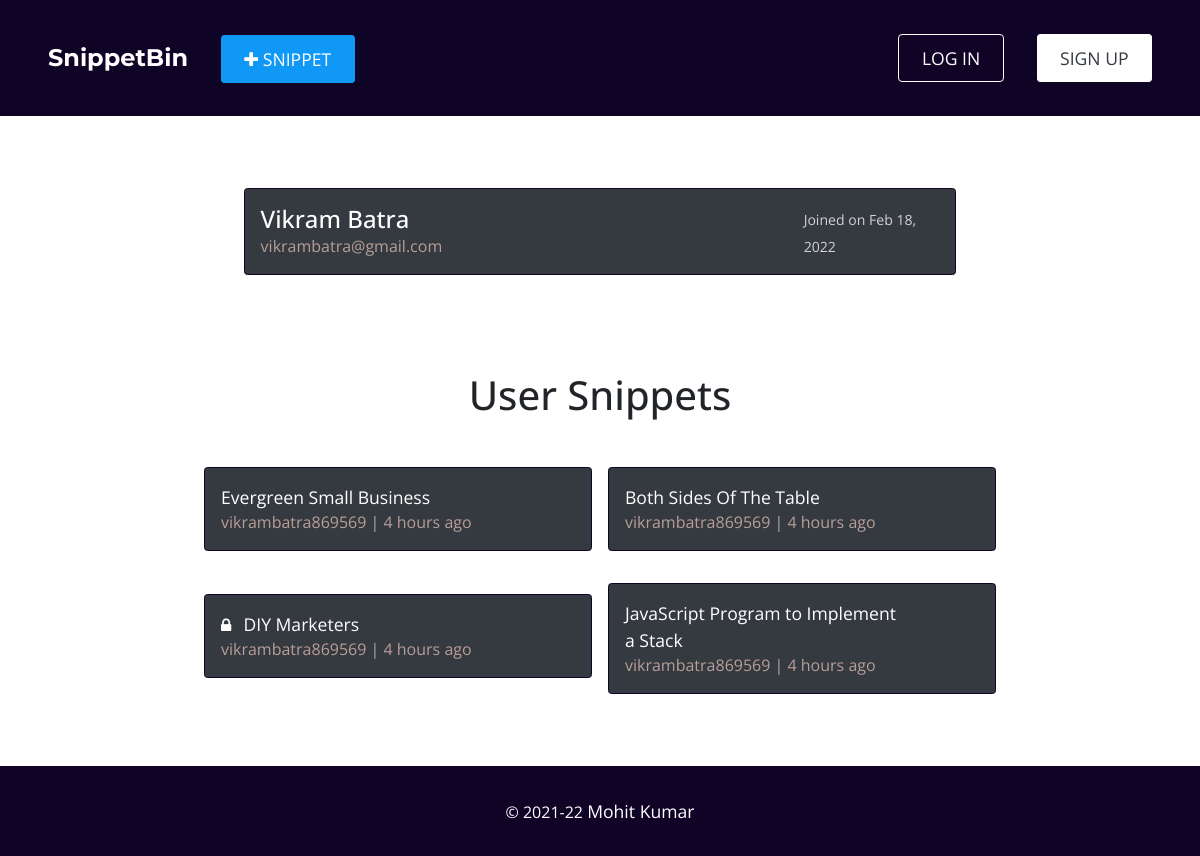
Screenshot of /u/vikrambatra869569/ with the database file from the repository.
### account/models.py (models this page shows, shortened)
class User(AbstractBaseUser, PermissionsMixin):
    id = models.UUIDField(default=uuid.uuid4, unique=True, primary_key=True, editable=False)
    username = models.CharField(
      verbose_name='Username',
      max_length=40,
      validators=[
        RegexValidator(
          regex=USERNAME_REGEX,
          message='username must be alphanumeric. Can contain characters like @ . - _',
          code='invalid_username'
        )
      ]
    )
    email = models.EmailField(verbose_name='Email Address', max_length=120, unique=True)
    name = models.CharField(verbose_name='Your Full Name', max_length=50)
    date_joined = models.DateTimeField(verbose_name='Date Joined', auto_now_add=True)
    is_admin = models.BooleanField(verbose_name='Admin User', default=False)
    is_staff = models.BooleanField(verbose_name='Staff User', default=False)
    is_superuser = models.BooleanField(verbose_name='Super User', default=False)
    is_active = models.BooleanField(verbose_name='Active User', default=True)
    USERNAME_FIELD = 'email'
    objects = UserManager()

### snippet/models.py (models this page shows)
class Snippet(models.Model):
  id = models.UUIDField(default = uuid.uuid4, unique = True, primary_key = True, editable = False)
  user = models.ForeignKey(User, on_delete = models.CASCADE)
  title = models.CharField(verbose_name = 'Title', max_length = 255)
  snippet = models.TextField(verbose_name = 'Snippet')
  is_encrypted = models.BooleanField(verbose_name = 'Is Encrypted', default = False)
  has_expiry = models.BooleanField(verbose_name = 'Has Expiry', default = False)
  created_at = models.DateTimeField(auto_now_add = True)
  expiration_date = models.DateTimeField(blank = True, null = True)
  expired = models.BooleanField(default = False, blank = True, null = True)
  def __str__(self):
    return str(self.id)
  def extract_delta_datetime(self):
    now = datetime.datetime.now()
    created_at = self.created_at
    created_at = created_at + datetime.timedelta(hours = 5, minutes = 30)
    start_tz = created_at.replace(tzinfo = timezone('UTC'))
    end_tz = now.replace(tzinfo = timezone('UTC'))
    val, show_type = find_datetime_delta(start_tz, end_tz)
    if show_type:
      show_type = show_type if val == 1 else show_type + 's'
    result = f'{val} {show_type} ago' if show_type else f'{val}'
    return result
  def if_has_expired(self):
    flag = False
    if self.has_expiry:
      now = datetime.datetime.now()
      created_at = self.created_at
      expiration_date = self.expiration_date
      start_tz = created_at.replace(tzinfo = timezone('UTC'))
      now_tz = now.replace(tzinfo = timezone('UTC'))
      if not expiration_date:
        expire_tz = start_tz + datetime.timedelta(days = 1)
      else:
        expire_tz = expiration_date.replace(tzinfo = timezone('UTC'))
      expire_tz = expire_tz + datetime.timedelta(hours = 5, minutes = 30)
      if now_tz > expire_tz:
        flag = True
    return flag

### home/views.py (the view)
# urls.py: path('u/<str:username>/', views.dashboard_view, name = 'dashboard')
def dashboard_view(request, username):
  context = {}
  logged_in_user = request.user if request.user.is_authenticated else None
  if not logged_in_user or logged_in_user.username != username:
    context['is_other_user'] = True
  else:
    context['is_other_user'] = False
  try:
    user = User.objects.get(username = username)
  except User.DoesNotExist:
    messages.info(request, 'Requested user\'s profile doesnot exists')
    return redirect('home:home')
  except MultipleObjectsReturned:
    user = User.objects.filter(username = username).first()
  snippets_of_user = Snippet.objects.filter(user = user).order_by('-created_at')
  private_r = Count('snippet', filter = Q(is_encrypted = True))
  ans = Snippet.objects.annotate(private_r = private_r)
  print(ans)
  context['user'] = user
  context['snippets'] = snippets_of_user
  return render(request, 'home/dashboard.html', context)

### snippet/utils.py (called while the page is built)
def find_datetime_delta(start, end):
  val = end.strftime("%b %d, %Y")
  show_type = None
  delta = end - start
  days_passed = delta.days
  seconds_passed = delta.seconds
  if days_passed == 0:
    if seconds_passed > 3600:
      v = seconds_passed // 3600 # hours
      t = 'hour'
    elif seconds_passed >= 60 and seconds_passed <= 3600:
      """ minutes ago """
      v = (seconds_passed // 60) % 60  # minutes
      t = 'minute'
    else:
      """ seconds ago """
      v = seconds_passed # seconds
      t = 'second'
    val = v
    show_type = t
  elif days_passed > 0 and days_passed <= 30:
    """ days ago """
    val = days_passed # days
    show_type = 'day'
  elif days_passed > 30 and days_passed <= 120:
    """ months ago """
    val = days_passed // 30 # month
    show_type = 'month'
  return val, show_type

### home/templates/home/dashboard.html (shortened to what this page needs)
{% extends 'base.html' %}
{% load static %}
{% block content %}
<div class="mk-container">
  <div class="snippet-card" style="width:90%">
    <div class="card-left-content">
      <div class="upper-content">
        <h4>{{ user.name }}</h4>
      </div>
      <div class="lower-content">
        <span>{{ user.email }}</span>
      </div>
    </div>
    <div class="card-right-content">
      <a style="color: lightgrey"><small>Joined on {{ user.date_joined|date:"M d, Y" }}</small></a>
    </div>
  </div>
</div>
<div class="mk-container">
  <h1 class="text-center mb-5">User Snippets</h1>
  <div class="snippets-wrapper">
    {% if snippets %}
      {% for snippet in snippets %}
        <div class="snippet-card">
          <div class="card-left-content">
            <div class="upper-content">
              {% if snippet.is_encrypted %}
                <i class="fa fa-lock mr-2"></i>
              {% endif %}
              <a href="{% url 'snippet:snippet_detail' snippet.id %}" class="snippet-title">{{ snippet.title }}</a>
            </div>
            <div class="lower-content">
              <span>{{ snippet.user.username }}</span>
              <span>{{ snippet.extract_delta_datetime }}</span>
            </div>
          </div>
        </div>
      {% endfor %}
    {% endif %}
  </div>
</div>
{% endblock content %}

### static/css/style.css (style rules this page uses)
:root { --black: #000000; --black-light: #2c3333; --white: #ffffff; --grey: #f5f5f5; --dark-grey: #aaaaaa; --blue: #1098f7; --pink: #b89e97; --lightpink: #b89e97; --green: #1efc1e; --dark-purple: #0f0326; --red: #ff0000; --font-primary: 'Open Sans', sans-serif; --font-secondary: 'Roboto Slab', serif; --font-fancy: 'Montserrat', sans-serif; }
body { margin: 0; padding: 0; box-sizing: border-box; font-family: var(--font-primary); }
h1, h2, h3, h4, h5, h6, p { margin: 0; }
a { font-size: 1.1rem; }
.mk-container { margin: 3rem auto; padding: 1.5rem; width: 70%; }
.snippets-wrapper { display: grid; grid-template-columns: repeat(2, 1fr); grid-gap: 1rem; }
.snippets-wrapper > *:not(:last-child) { margin-bottom: 1rem; }
.snippet-card { margin: auto; width: 100%; display: grid; background: var(--dark); color: var(--white); grid-template-columns: 4fr 1fr; border: 1px solid var(--dark-purple); border-radius: 3.5px; padding: 1rem; -webkit-border-radius: 3.5px; -moz-border-radius: 3.5px; -ms-border-radius: 3.5px; -o-border-radius: 3.5px; }
.card-left-content .snippet-title { color: var(--white); }
.card-left-content .lower-content > * { color: var(--dark-grey); color: var(--lightpink); }
.card-left-content .lower-content > *:not(:last-child)::after { content: ' | '; color: var(--dark-grey); }
.card-right-content { clear: left; }
.card-right-content > a { float: right; position: relative; top: 50%; color: var(--blue); transform: translateY(-50%); -webkit-transform: translateY(-50%); -moz-transform: translateY(-50%); -ms-transform: translateY(-50%); -o-transform: translateY(-50%); }

### rows the page displays
User: name "Vikram Batra", email "vikrambatra@gmail.com", date_joined "Feb 18, 2022"
Snippet: title "Evergreen Small Business", user.username "vikrambatra869569", extract_delta_datetime "4 hours ago"
Snippet: title "Both Sides Of The Table", user.username "vikrambatra869569", extract_delta_datetime "4 hours ago"
Snippet: is_encrypted True (drawn), title "DIY Marketers", user.username "vikrambatra869569", extract_delta_datetime "4 hours ago"
Snippet: title "JavaScript Program to Implement a Stack", user.username "vikrambatra869569", extract_delta_datetime "4 hours ago"
